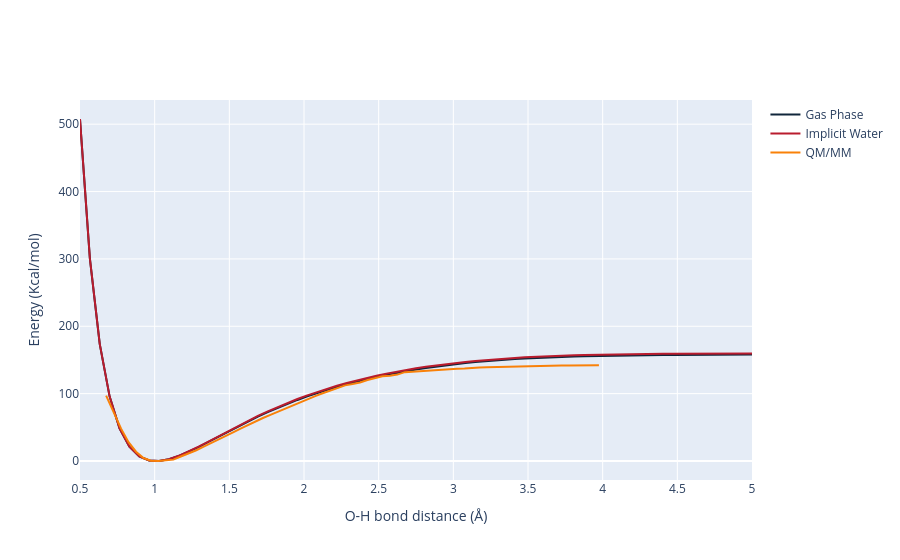

The notebook cell saved with this chart:
### Code cell
plot.add_scatter(x=list(qmmm_x), y=zero_min(qmmm_en), name="QM/MM", marker={"color":vis.PlotColourList[2].to_string()})
